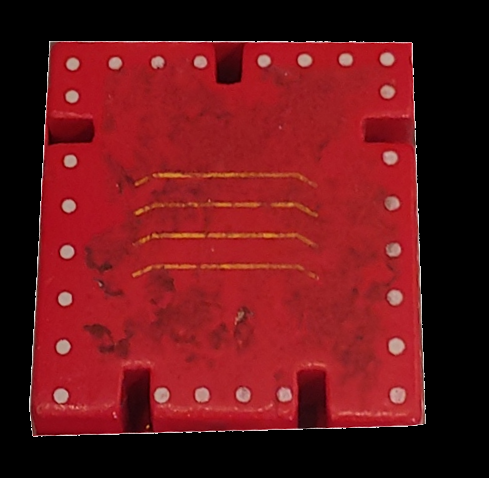
#> input picture bodyModel/back.png, 489 x 478 px
$ python siftTest.py   (Python 2 division)
#> lines starting #> are read from the running program, lines starting #| are printed output that depends on the picture
import numpy as np
import cv2
from matplotlib import pyplot as plt


def floodFill(bin_im):
	im_floodfill = bin_im.copy()
	# Mask used to flood filling.
	# Notice the size needs to be 2 pixels than the image.
	h, w = bin_im.shape[:2]
	mask = np.zeros((h+2, w+2), np.uint8)
	# Floodfill from point (0, 0)
	cv2.floodFill(im_floodfill, mask, (0,0), 255);
	# Invert floodfilled image
	im_floodfill_inv = cv2.bitwise_not(im_floodfill)
	# Combine the two images to get the foreground.
	im_out = bin_im | im_floodfill_inv
	return im_out

def removeBackground(imgColor,imgGray):
	# [20 lines of commented-out code are left out]
	res = imgGray#cv2.bitwise_and(imgGray,imgGray, mask= mask)

	return res

img1 = cv2.imread('bodyModel/back.png',1)
#> img1 is the input picture: shape (478, 489, 3); mean B, G, R 25.4, 21.8, 103.4
img1Gray = cv2.imread('bodyModel/back.png',0)
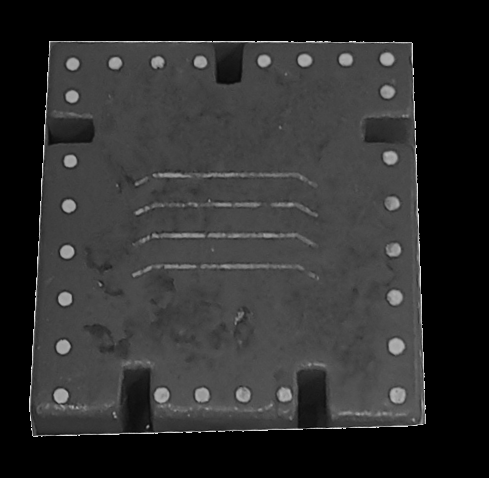
#> img1Gray: shape (478, 489); min 0, max 237, mean 46.3
        # queryImage

img2 = cv2.imread('fullRobot/002.jpg',1) # testImage
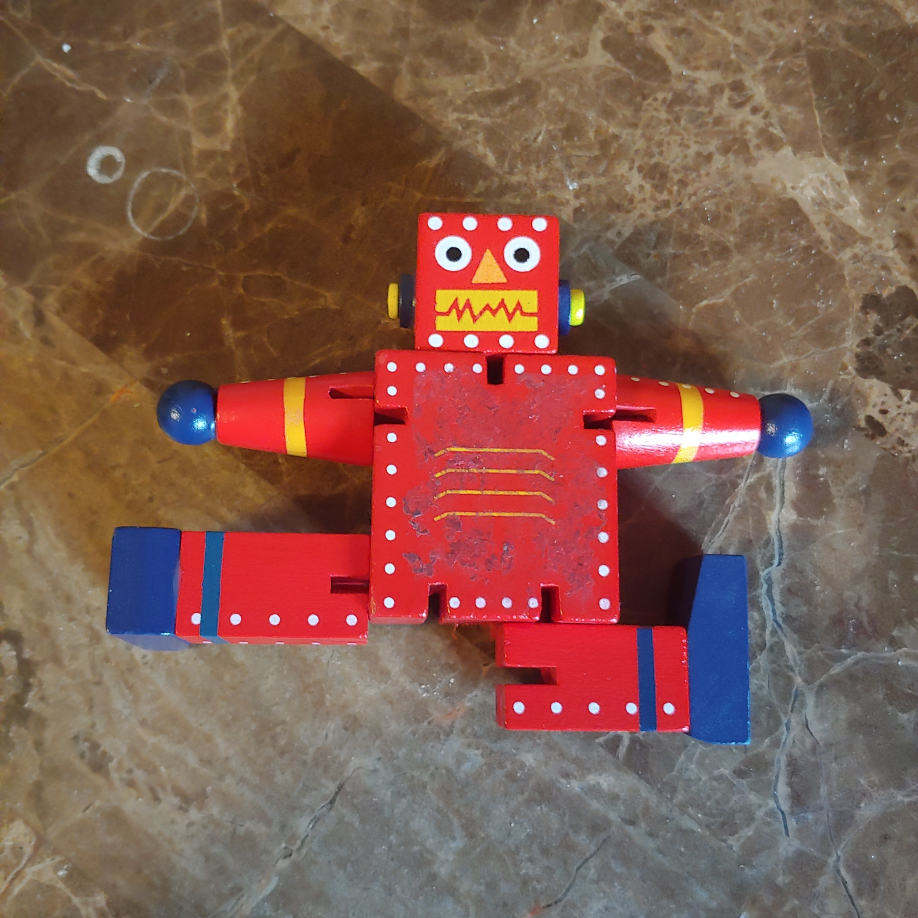
#> input picture fullRobot/002.jpg, 1836 x 1836 px (shown at 1/2 size)
#> img2 is the input picture: shape (1836, 1836, 3); mean B, G, R 79.4, 91.3, 130.5
img2 = cv2.resize(img2,(0,0),fx=.5,fy=.5)
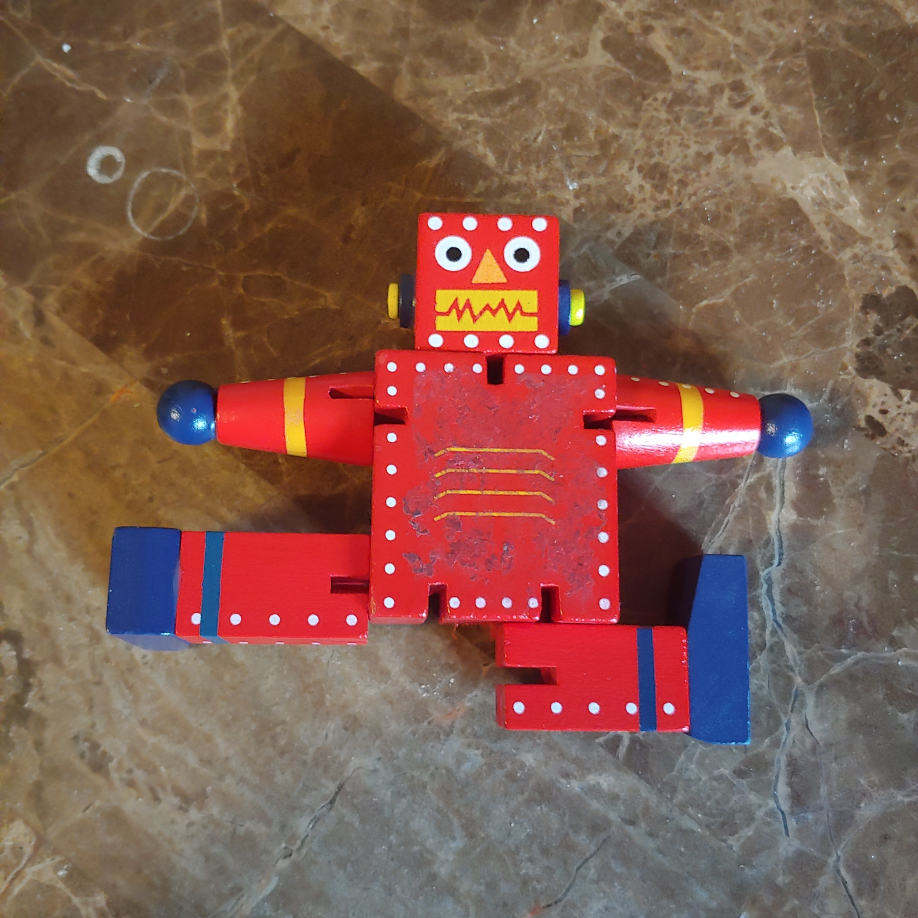
#> img2: shape (918, 918, 3); mean B, G, R 79.5, 91.4, 130.6

img2Gray = cv2.imread('fullRobot/002.jpg',0) # testImage
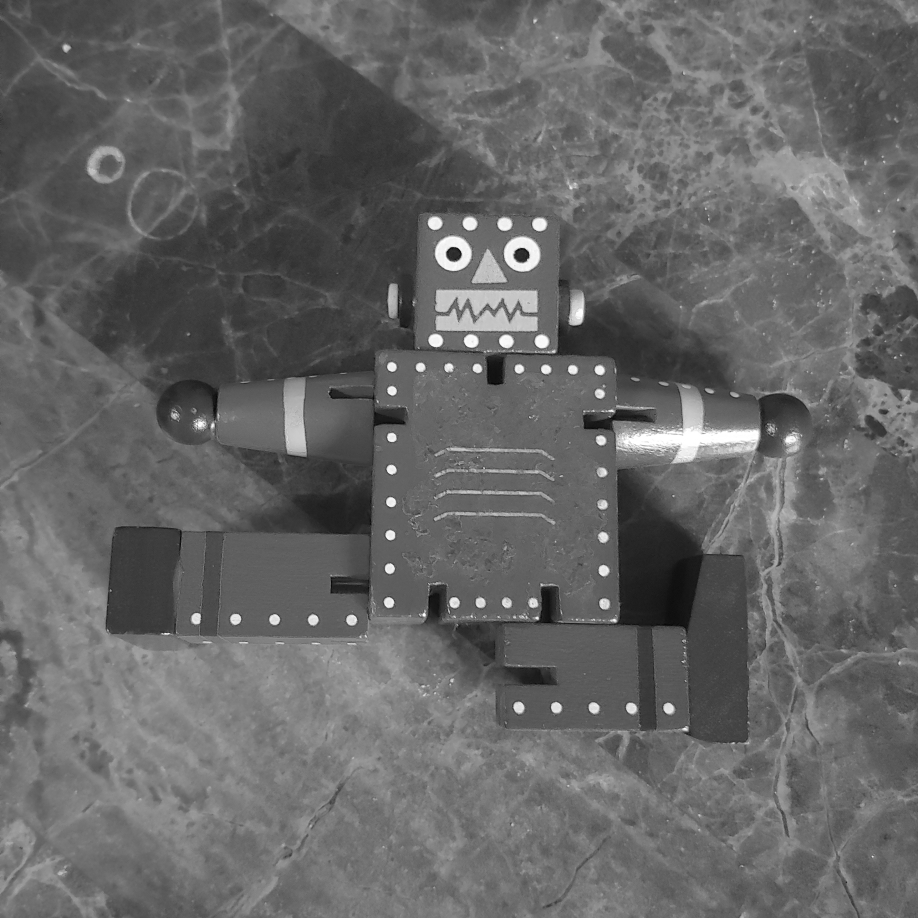
#> img2Gray: shape (1836, 1836) (shown at 1/2 size); min 0, max 255, mean 101.7
img2Gray = cv2.resize(img2Gray,(0,0),fx=.5,fy=.5)
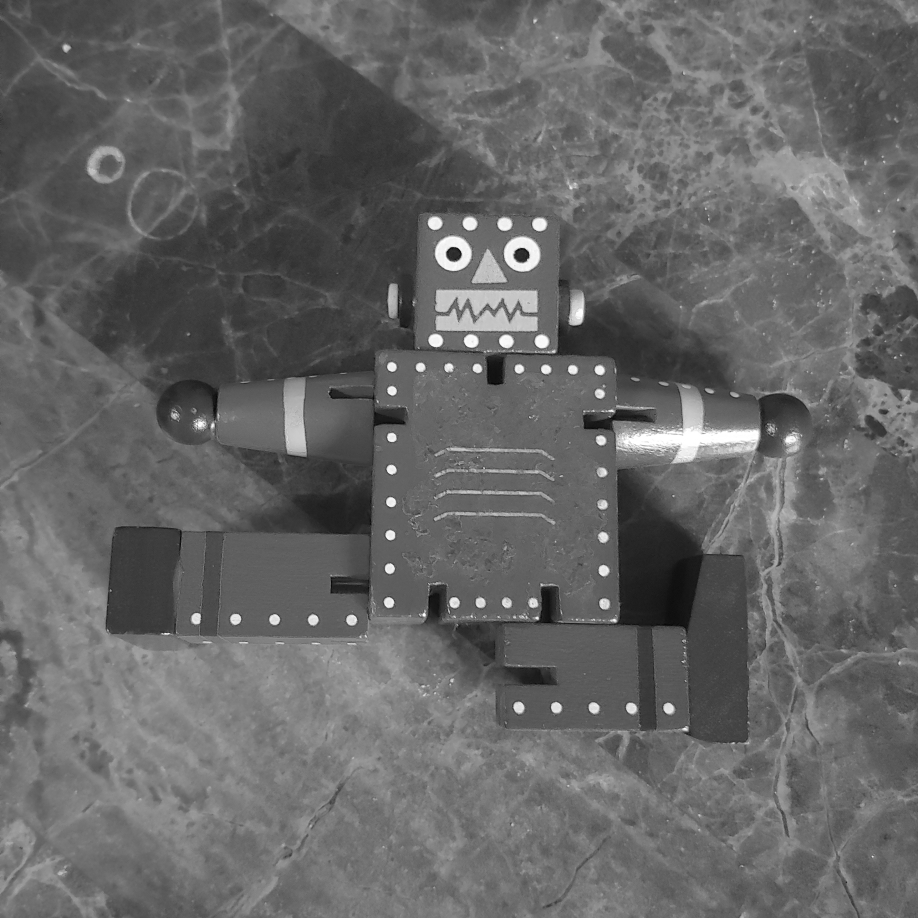
#> img2Gray: shape (918, 918); min 5, max 255, mean 101.8

img1 = cv2.GaussianBlur(img1,(3,3),0)
img1Gray = cv2.GaussianBlur(img1Gray,(3,3),0)

img2 = cv2.GaussianBlur(img2,(3,3),0)
img2Gray = cv2.GaussianBlur(img2Gray,(3,3),0)


img1 = removeBackground(img1,img1Gray)
img2 = removeBackground(img2,img2Gray)

rows,cols = img2.shape
#> rows = 918; cols = 918

# [13 lines of commented-out code are left out]
sift1 = cv2.xfeatures2d.SIFT_create(nOctaveLayers=20)
sift2 = cv2.xfeatures2d.SIFT_create(nOctaveLayers=20)


MIN_MATCH_COUNT = 5

# find the keypoints and descriptors with SIFT
kp1, des1 = sift1.detectAndCompute(img1,None)
#> kp1 = 1090 keypoints; strongest (x, y, size): (387, 59, 9.5), (69, 206, 9.3), (67, 252, 9.5), (70, 161, 9.1)
kp2, des2 = sift2.detectAndCompute(img2,None)
#> kp2 = 2895 keypoints; strongest (x, y, size): (454, 254, 10.2), (522, 255, 10.3), (435, 223, 10.1), (470, 223, 10.1)
print("model Keypoints found: %s"%(len(kp1)))
#| model Keypoints found: 1090
print("image Keypoints found: %s"%(len(kp2)))
#| image Keypoints found: 2895

FLANN_INDEX_KDTREE = 0
index_params = dict(algorithm = FLANN_INDEX_KDTREE, trees = 5)
search_params = dict(checks = 50)

flann = cv2.FlannBasedMatcher(index_params, search_params)

matches = flann.knnMatch(des1,des2,k=2)
#> matches = 1090 matches

# store all the good matches as per Lowe's ratio test.
good = []
for m,n in matches:
	if m.distance <0.7*n.distance:
		good.append(m)
#> after the loop, good = 17 matches

if len(good)>MIN_MATCH_COUNT:
	src_pts = np.float32([ kp1[m.queryIdx].pt for m in good ]).reshape(-1,1,2)
#> src_pts = 17 rows, first 8: [53.62, 445.4], [54.65, 445.5], [71.97, 96.35], [71.97, 96.35], [72.49, 63.77], [115, 62.78], [128.1, 373.7], [136.4, 209]
	dst_pts = np.float32([ kp2[m.trainIdx].pt for m in good ]).reshape(-1,1,2)
#> dst_pts = 17 rows, first 8: [534.1, 288.5], [534.1, 288.5], [391.8, 390.5], [391.8, 390.5], [391.7, 366.7], [390.2, 535], [432.4, 587.8], [436, 472]

	M, mask = cv2.findHomography(src_pts, dst_pts, cv2.RANSAC,5.0)
#> M = [[0.719, 0.0441, 341.5], [0.0616, 0.765, 317.9], [0.0001, 7.5e-05, 1]]; mask = 17 values, max 1 at index 2, min 0 at index 0, mean 0.471
	matchesMask = mask.ravel().tolist()
#> matchesMask = [0, 0, 1, 1, 1, 0, 1, 1, 0, 1, 1, 0, 0, 1, 0, 0, 0]

	h,w = img1.shape
#> h = 478; w = 489
	pts = np.float32([ [0,0],[0,h-1],[w-1,h-1],[w-1,0] ]).reshape(-1,1,2)
#> pts = [[0, 0], [0, 477], [488, 477], [488, 0]]
	dst = cv2.perspectiveTransform(pts,M)
#> dst = [[341.5, 317.9], [350, 659.5], [657.7, 657.4], [660.1, 331.8]]
	img2 = cv2.polylines(img2,[np.int32(dst)],True,255,5, cv2.LINE_AA)
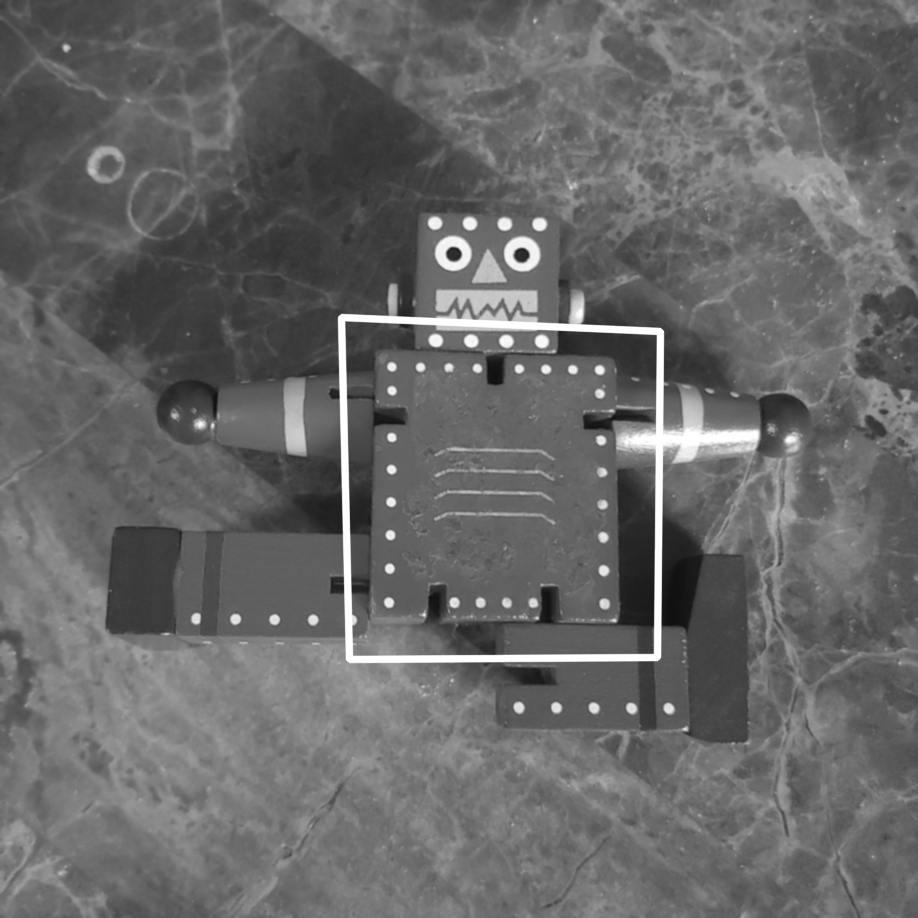
#> img2: shape (918, 918); min 14, max 255, mean 103.7

else:
	print "Not enough matches are found - %d/%d" % (len(good),MIN_MATCH_COUNT)
	matchesMask = None


draw_params = dict(matchColor = (0,255,0), # draw matches in green color
				   singlePointColor = (255,0,0),
				   matchesMask = matchesMask, # draw only inliers
				   flags = 2)
#> draw_params = {'matchColor': (0, 255, 0), 'singlePointColor': (255, 0, 0), 'matchesMask': [0, 0, 1, 1, 1, 0, 1, 1, 0, 1, 1, 0, 0, 1, 0, 0, 0], 'flags': 2}

img3 = cv2.drawMatches(img1,kp1,img2,kp2,good,None,**draw_params)
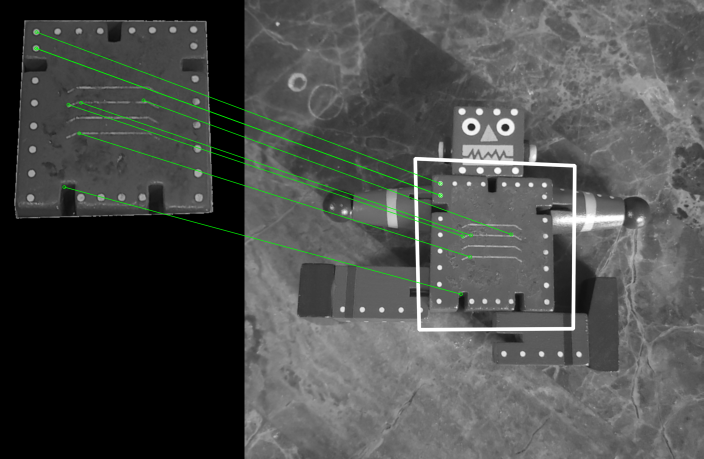
#> img3: shape (918, 1407, 3) (shown at 1/2 size); mean of channels 0, 1, 2 75.5, 77.2, 75.5; drawn as B, G, R

plt.imshow(img3, 'gray'),plt.show()
